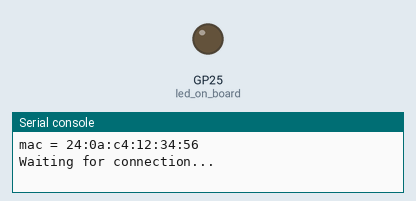
Recording of a program running on a simulated Raspberry Pi Pico running MicroPython. Shown: output pins drawn as LEDs (lit = HIGH), the last lines printed to the serial console. WiFi joins after 1.5 s; the clock reads 2024-03-15 10:24:30 at power-on unless the program sets it; requests to the public web service named in the program get a made-up reply in its usual format after 0.4 s (London, UTC, broken clouds, 64 % humidity, 1013 hPa unless stated); values from a settings file that is not in the repository are placeholders.

Above: at 0.1 s.
At 3.3 s:
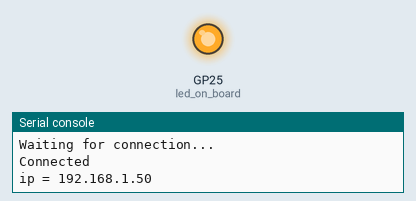
Timing chart, 0 to 4.8 s (numbered marks = the images above):
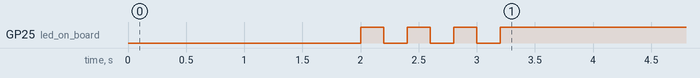

The program:

NTP_Server_Clock.py
```python
import rp2
import network, urequests, utime, machine
import ubinascii
import socket
import time
from machine import Pin, Timer, RTC
from secrets import secrets
from picozero import pico_temp_sensor, pico_led
from utime import sleep
from time import sleep

led_on_board = Pin("LED", Pin.OUT)

#change to your country code as applicable
rp2.country('CA')

#WiFi credentials
ssid = secrets["ssid"]
pw  = secrets["pw"]

wlan = network.WLAN(network.STA_IF)
wlan.active(True)
wlan.connect(ssid, pw)

# If you need to disable powersaving mode
wlan.config(pm = 0xa11140)

# See the MAC address in the wireless chip OTP
mac = ubinascii.hexlify(network.WLAN().config('mac'),':').decode()
print('mac = ' + mac)

# Other things to query
# print(wlan.config('channel'))
# print(wlan.config('essid'))
# print(wlan.config('txpower'))

# Wait for connection with 10 second timeout
timeout = 10
while timeout > 0:
    if wlan.status() < 0 or wlan.status() >= 3:
        break
    timeout -= 1
    print('Waiting for connection...')
    time.sleep(1)

        #not my original work
# Define blinking function for onboard LED to indicate error codes
def blink_onboard_led(num_blinks):
    for i in range(num_blinks):
        led_on_board.on()
        time.sleep(.2)
        led_on_board.off()
        time.sleep(.2)

# Handle connection error
# Error meanings
# 0  Link Down
# 1  Link Join
# 2  Link NoIp
# 3  Link Up
# -1 Link Fail
# -2 Link NoNet
# -3 Link BadAuth

wlan_status = wlan.status()
blink_onboard_led(wlan_status)

if wlan_status != 3:
    raise RuntimeError('Wi-Fi connection failed')
else:
    print('Connected')
    status = wlan.ifconfig()
    print('ip = ' + status[0])
    led_on_board.on()

#WAN ipAddress = 142.165.122.98
ipAddress = status[0]
addr = socket.getaddrinfo('0.0.0.0', 80)[0][-1]
s = socket.socket()
s.bind(addr)
s.listen(1)

url = "http://worldtimeapi.org/api/timezone/America/Swift_Current" # see http://worldtimeapi.org/timezones
web_query_delay = 60000 # interval time of web JSON query
retry_delay = 5000 # interval time of retry after a failed Web query

rtc = machine.RTC()
# set timer
update_time = utime.ticks_ms() - web_query_delay

# main loop
while True:

    # if lose wifi connection, reboot Pico W
    if not wlan.isconnected():
        machine.reset()

    # query and get web JSON every web_query_delay ms
    if utime.ticks_ms() - update_time >= web_query_delay:

        # HTTP GET data
        response = urequests.get(url)

        if response.status_code == 200: # query success

            print("JSON response:\n", response.text)

            # parse JSON
            parsed = response.json()
            day_of_week_str = str(parsed["day_of_week"])
            day_of_year_str = str(parsed["day_of_year"])
            datetime_str = str(parsed["datetime"])
            year = int(datetime_str[0:4])
            month = int(datetime_str[5:7])
            day = int(datetime_str[8:10])
            hour = int(datetime_str[11:13])
            minute = int(datetime_str[14:16])
            second = int(datetime_str[17:19])
            subsecond = int(round(int(datetime_str[20:26]) / 10000))

            # update internal RTC
            rtc.datetime((year, month, day, 0, hour, minute, second, subsecond))
            update_time = utime.ticks_ms()
            print("RTC updated\n")

        else: # query failed, retry retry_delay ms later
            update_time = utime.ticks_ms() - web_query_delay + retry_delay

    # generate formated date/time strings from internal RTC
    date_str = "Date: {1:02d}/{2:02d}/{0:4d}".format(*rtc.datetime())
    time_str = "Time: {4:02d}:{5:02d}:{6:02d}".format(*rtc.datetime())
    day_of_month_str = "Date: {1:02d}/{2:02d}".format(*rtc.datetime())

    utime.sleep(0.1)
#    print(hour)	#Test date variables.
```
